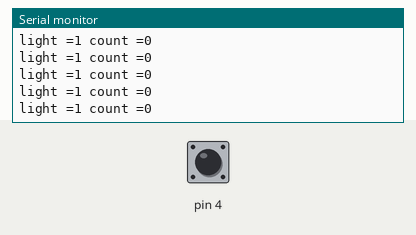
The sketch below on a simulated Arduino Uno, built with avr-gcc and run on an emulated ATmega328P. Parts: the last lines printed to the serial monitor. Inputs (shaded band) come from the test bench; at power-on: pin 4 HIGH.

Above: at 1.2 s.
1.3 s: pin 4 driven LOW
At 2.4 s:
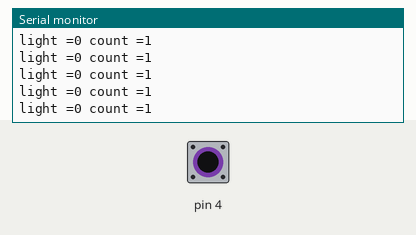
4.3 s: pin 4 driven HIGH
At 5.1 s:
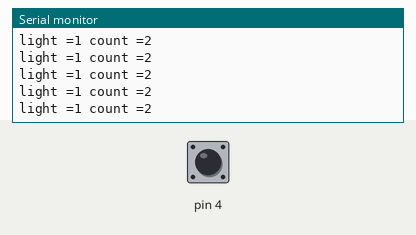
7.3 s: pin 4 pulsed LOW 5 times (0.12 s each, 0.3 s apart)
At 8.0 s:
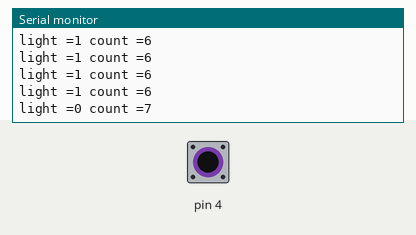
Timing chart, 0 to 10.3 s (numbered marks = the images above; inputs shaded):
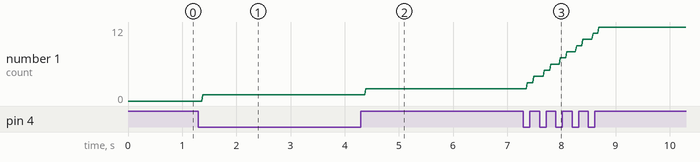

Measured:
- after the input at 1.3 s, the serial monitor: prints a new line after 0.08 s (image 1)
- after the input at 4.3 s, the serial monitor: prints a new line after 0.09 s (image 2)
- after the input at 7.3 s, the serial monitor: prints a new line after 0.07 s (image 3)
- plotted number 1: 1 → 2 after the input at 4.3 s, 2 → 12 after the input at 7.3 s

The sketch:

light-test.ino
```cpp
void setup()
{
  pinMode( 4, INPUT);
  Serial.begin(9600);
}

void loop()
{
      int state = 0;
    int counter = 0;
    int counts = 20;
    bool light_sensor = false ;
    while (counter < counts) {
      // check for transition from light to dark and count transitions
      light_sensor = digitalRead(4) ;
      switch (state) {
        case 0 :
          if (light_sensor == 0) { // dark
            // transition
            counter ++;
            state = 1;
          }
          break;
        case 1:
          if (light_sensor == 1) { // bright
            // transition
            counter ++;
            state = 0;
          }
          break;
      }
  Serial.print("light =");
  Serial.print(light_sensor);
  Serial.print(" count =");
  Serial.print(counter);
  Serial.println();
}
}
```
